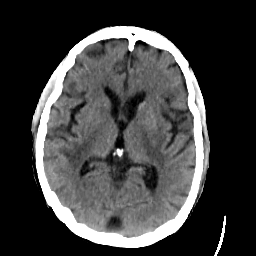
#> input picture video/ct.png, 256 x 256 px
$ python -i enhance_fused_outputs.py   (imports and definitions only)
#> lines starting #> are read from the running program, lines starting #| are printed output that depends on the picture
#> further down, picture is the input picture: shape (256, 256); min 0, max 255, mean 61.2
import argparse
from pathlib import Path

import cv2


IMAGE_EXTENSIONS = {".png", ".jpg", ".jpeg", ".bmp", ".tif", ".tiff"}


def enhance_image(image, output_size=512):
#> called with output_size = 512
    denoised = cv2.fastNlMeansDenoising(image, None, h=3, templateWindowSize=7, searchWindowSize=21)
    clahe = cv2.createCLAHE(clipLimit=1.4, tileGridSize=(8, 8))
    enhanced = clahe.apply(denoised)
    blurred = cv2.GaussianBlur(enhanced, (0, 0), sigmaX=0.8)
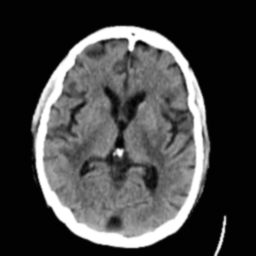
#> blurred: shape (256, 256); min 2, max 255, mean 66.1
    enhanced = cv2.addWeighted(enhanced, 1.35, blurred, -0.35, 0)
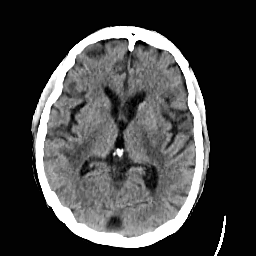
#> enhanced: shape (256, 256); min 0, max 255, mean 65.9
    if output_size:
        enhanced = cv2.resize(enhanced, (output_size, output_size), interpolation=cv2.INTER_CUBIC)
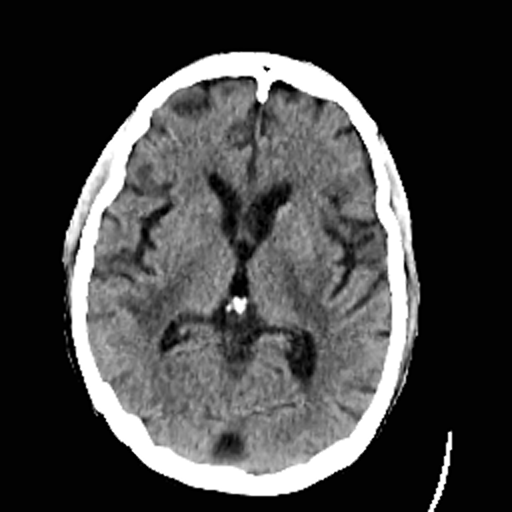
#> enhanced: shape (512, 512); min 0, max 255, mean 65.9
    return enhanced


# [50 lines left out: functions iter_images, parse_args, main, not called in this run]


# [2 lines not run here, left out]

>>> import cv2
>>> picture = cv2.imread('video/ct.png', cv2.IMREAD_GRAYSCALE)
>>> result = enhance_image(picture)

$ run again, on video/pet_mri.png
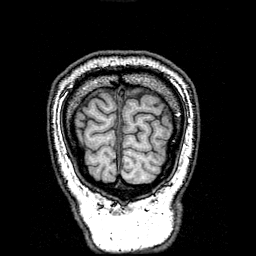
#> input picture video/pet_mri.png, 256 x 256 px
#> picture is the input picture: shape (256, 256); min 0, max 255, mean 51.6
#> in enhance_image, `blurred = cv2.GaussianBlur(enhanced, (0, 0), sigmaX=0.8)`:
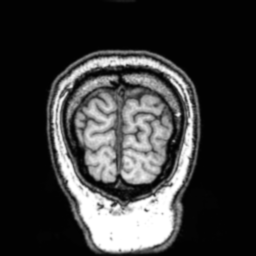
#> blurred: shape (256, 256); min 2, max 255, mean 55.8
#> in enhance_image, `enhanced = cv2.resize(enhanced, (output_size, output_size), interpolat..`:
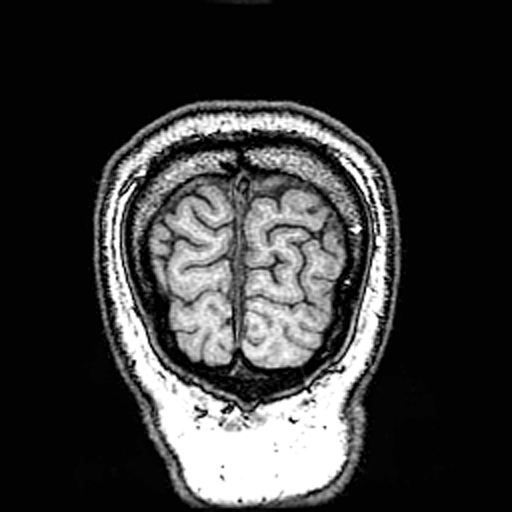
#> enhanced: shape (512, 512); min 0, max 255, mean 55.8

$ run again, on video/spect.png
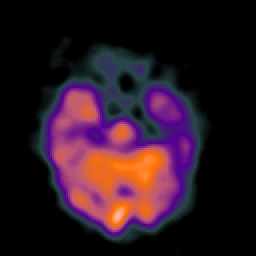
#> input picture video/spect.png, 256 x 256 px
#> `picture = cv2.imread('video/ct.png', cv2.IMREAD_GRAYSCALE)`:
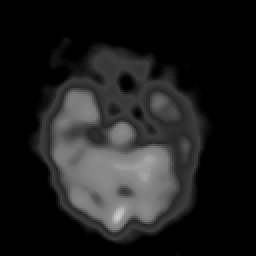
#> picture: shape (256, 256); min 0, max 203, mean 29.9
#> in enhance_image, `enhanced = clahe.apply(denoised)`:
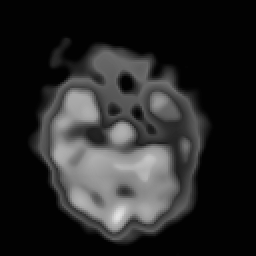
#> enhanced: shape (256, 256); min 2, max 228, mean 39.8

$ run again, on video/spect_mri.png
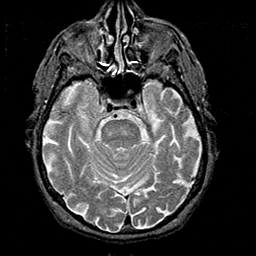
#> input picture video/spect_mri.png, 256 x 256 px
#> picture is the input picture: shape (256, 256); min 0, max 255, mean 54.6
#> in enhance_image, `blurred = cv2.GaussianBlur(enhanced, (0, 0), sigmaX=0.8)`:
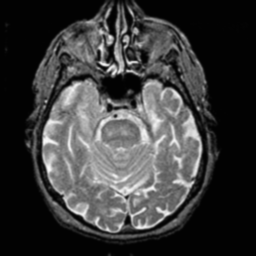
#> blurred: shape (256, 256); min 2, max 251, mean 58.9
#> in enhance_image, `enhanced = cv2.resize(enhanced, (output_size, output_size), interpolat..`:
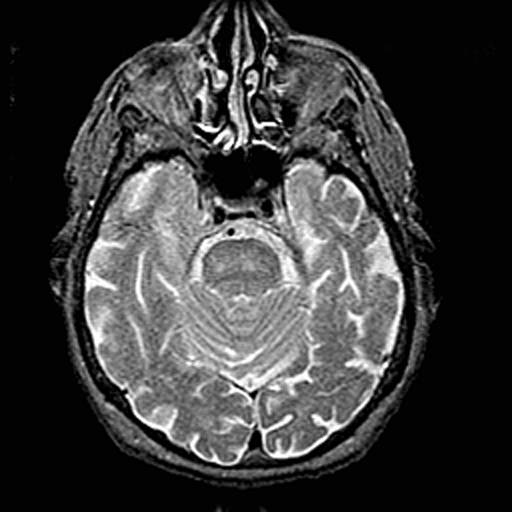
#> enhanced: shape (512, 512); min 0, max 255, mean 59
